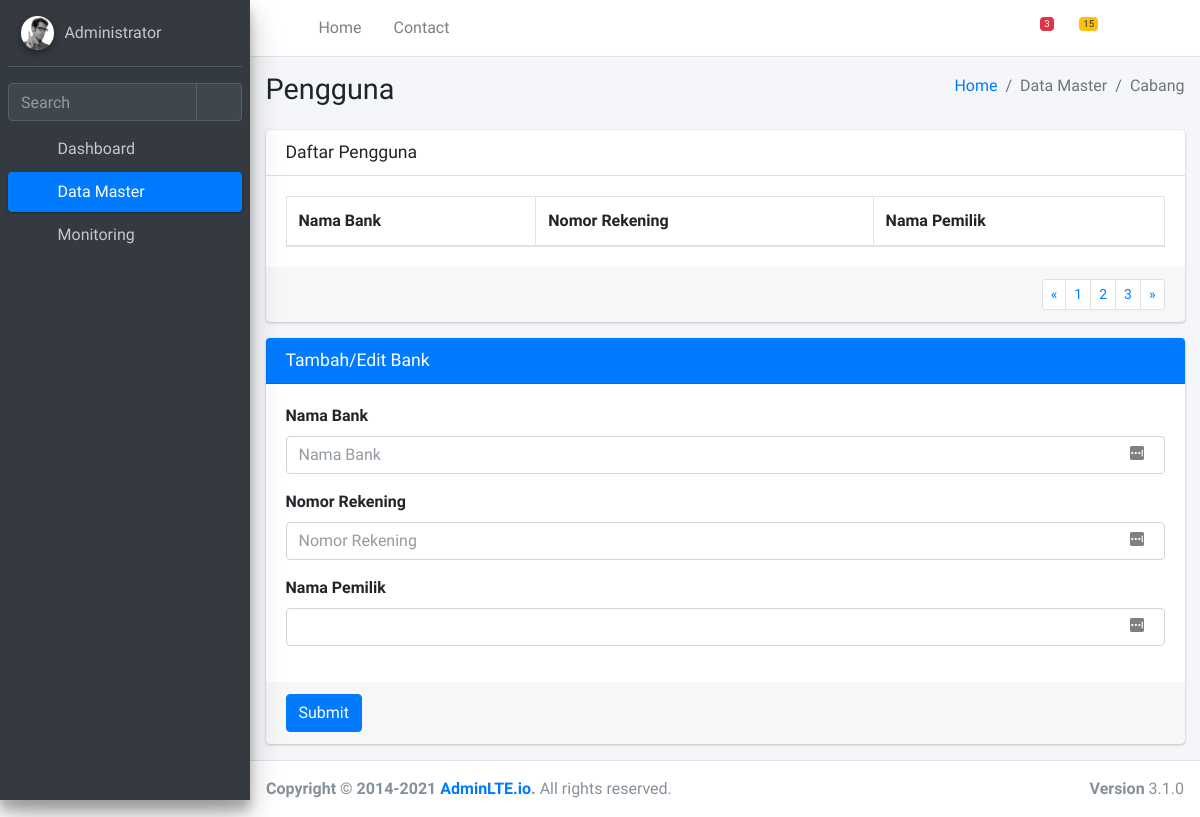
The page /datamaster/bank/ on the database as committed earlier.
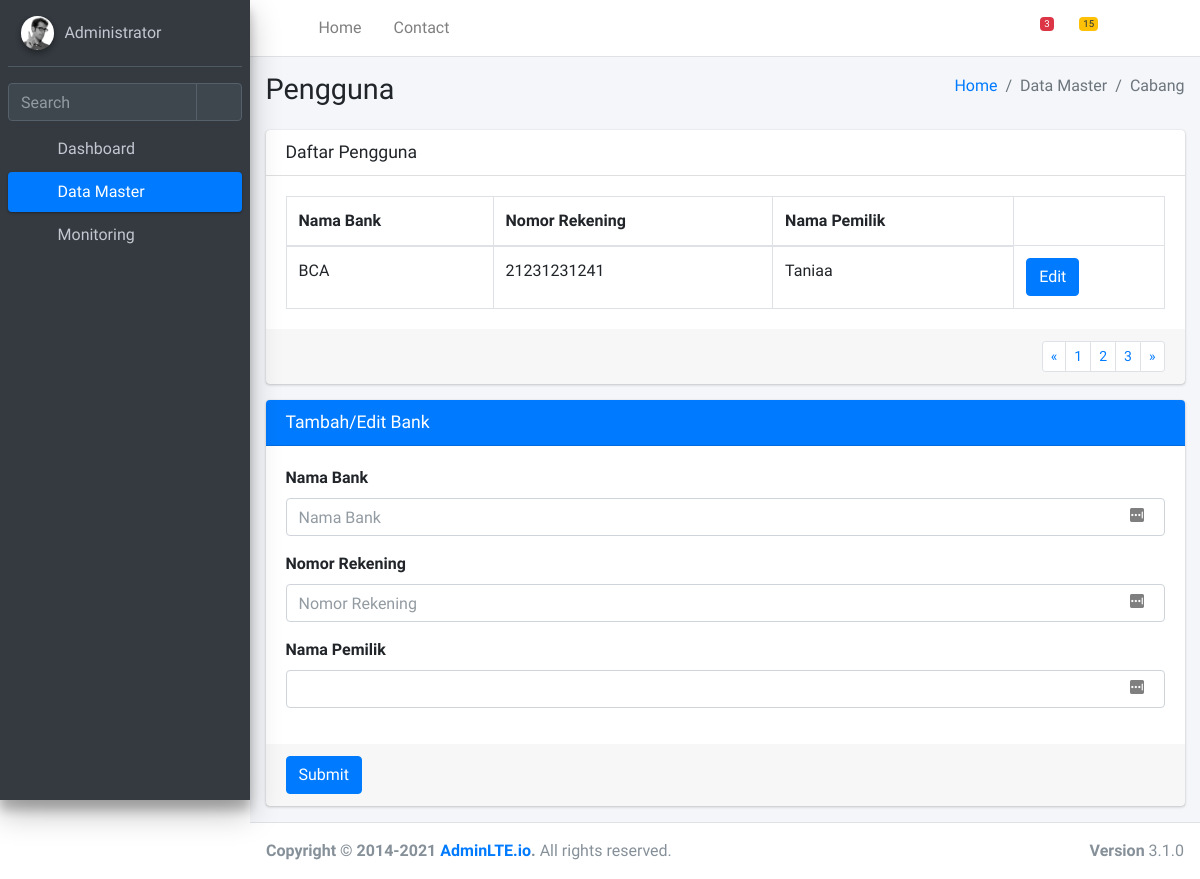
The same page on the database as committed later.
### web/models.py (models this page shows)
class AkunBank(models.Model):
    nama_bank = models.TextField()
    nomor_rekening = models.TextField()
    nama_pemilik = models.TextField()

### web/views.py (the view, shortened to what this page needs)
# urls.py: path('datamaster/bank/', views.data_master_bank),
def data_master_bank(request: HttpRequest):
    if request.method == 'GET':
        banks = AkunBank.objects.all().order_by('-id')
        ctx = {
            'banks': banks
        }
    return render(request, 'web/datamaster_bank.html', ctx)

### web/templates/web/datamaster_bank.html (shortened to what the changed rows need)
<!DOCTYPE html>
<html lang="en">
<head>
  <link rel="stylesheet" href="/static/front/plugins/fontawesome-free/css/all.min.css">
  <link rel="stylesheet" href="https://code.ionicframework.com/ionicons/2.0.1/css/ionicons.min.css">
  <link rel="stylesheet" href="/static/front/plugins/tempusdominus-bootstrap-4/css/tempusdominus-bootstrap-4.min.css">
  <link rel="stylesheet" href="/static/front/plugins/icheck-bootstrap/icheck-bootstrap.min.css">
  <link rel="stylesheet" href="/static/front/plugins/jqvmap/jqvmap.min.css">
  <link rel="stylesheet" href="/static/front/dist/css/adminlte.min.css">
  <link rel="stylesheet" href="/static/front/plugins/overlayScrollbars/css/OverlayScrollbars.min.css">
  <link rel="stylesheet" href="/static/front/plugins/daterangepicker/daterangepicker.css">
  <link rel="stylesheet" href="/static/front/plugins/summernote/summernote-bs4.min.css">
</head>
<body class="hold-transition sidebar-mini layout-fixed">
<div class="wrapper">
  <div class="content-wrapper">
    <div class="content-header">
      <div class="container-fluid">
        <div class="row mb-2">
          <div class="col-sm-6">
            <h1 class="m-0">Pengguna</h1>
          </div>
        </div>
      </div>
    </div>
    <section class="content">
      <div class="container-fluid">
        <div class="row">
          <div class="col">
            <div class="card">
              <div class="card-body">
                <table class="table table-bordered">
                  <thead>
                    <tr>
                      <th>Nama Bank</th>
                      <th>Nomor Rekening</th>
                      <th>Nama Pemilik</th>
                    </tr>
                  </thead>
                  <tbody>
                    {% for user in banks %}
                    <tr>
                      <td>{{user.nama_bank}}</td>
                      <td>{{user.nomor_rekening}}</td>
                      <td>{{user.nama_pemilik}}</td>
                      <td>
                        <form role="form" method="POST" id="form{{user.id}}">
                          <button type="submit" class="btn btn-primary">Edit</button>
                          </form>
                      </td>
                    </tr>
                   {% endfor %}
                  </tbody>
                </table>
              </div>
            </div>
          </div>
        </div>
      </div>
    </section>
  </div>
</div>
</body>
</html>

Rows that differ between the two databases and show on the page:
added AkunBank: nama_bank "BCA", nomor_rekening "21231231241", nama_pemilik "Taniaa"
